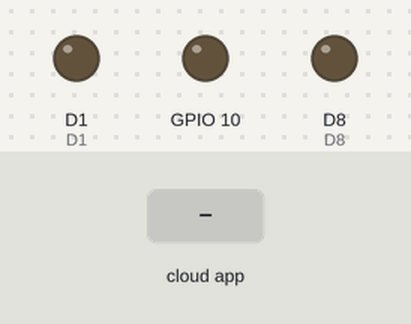
Recording of a sketch running on a simulated ESP8266 (NodeMCU). Shown: output pins drawn as LEDs (lit = HIGH). The test bench sets the inputs (shaded band). WiFi joins after 1.5 s; servers stay silent unless stated; pins used as bus, display or sensor lines are not drawn; what the sketch prints to the serial monitor is not drawn.

Above: at 0.4 s.
At 3.0 s:
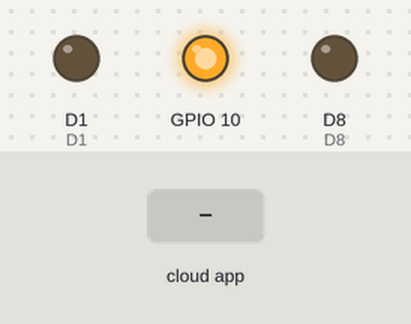
3.1 s: the phone or cloud app sets temp to 0
At 4.0 s:
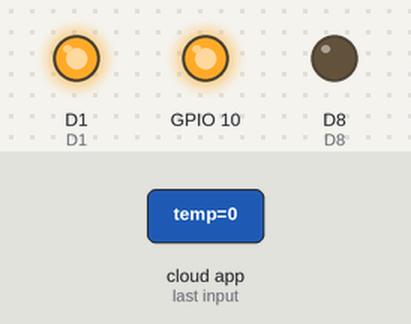
Timing chart, 0 to 6.1 s (numbered marks = the images above; inputs shaded):
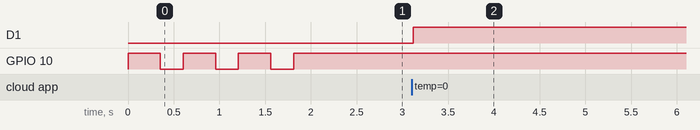

Measured:
- after the input at 3.1 s, D1: LOW → HIGH at once

The sketch:

suscripcion.ino
```cpp
#include <ESP8266WiFi.h>
#include "Adafruit_MQTT.h"
#include "Adafruit_MQTT_Client.h"


#define D0 16
#define D1 5
#define D2 4
#define D3 0
#define D4 2
#define D5 14
#define D6 12
#define D7 13
#define D8 15
#define D9 3
#define D10 1

int estado=0;
void MQTT_connect();

WiFiClient client;
Adafruit_MQTT_Client mqtt(&client,"13.92.159.101", 1883);
unsigned long previousMillis=0;

Adafruit_MQTT_Publish alive = Adafruit_MQTT_Publish(&mqtt,"/dispositivo2/alive");
Adafruit_MQTT_Subscribe temprec = Adafruit_MQTT_Subscribe(&mqtt, "/dispositivo1/temp");


void keepalive1(double x) {
  Serial.print("Hey we're in a slider callback, the slider value is: ");
  Serial.println(x);
}
void fococallback(double x) {
  Serial.println(x);
  if(x<10){
    digitalWrite(D1,HIGH);
  }else{
    digitalWrite(D1,LOW);
  }


}


void setup() {

  Serial.begin(115200);

  pinMode(D0,INPUT);
  pinMode(D1,OUTPUT);
  pinMode(D3,INPUT);
  pinMode(10,OUTPUT);
  pinMode(D4,OUTPUT);
  pinMode(D8,OUTPUT);
  pinMode(D6,OUTPUT);
  pinMode(D7,OUTPUT);
  digitalWrite(D4,HIGH);
  digitalWrite(10,HIGH);

  Serial.println(F("Iniciando...."));

  WiFi.persistent(false);
  WiFi.mode(WIFI_STA);


  Serial.println("intentado");
  char __ssssid[] = "mijo"; //  your network SSID (name)
  char __spasswd[] = "mijitrin";    // your network password (use for WPA, or use as key for WEP)
  WiFi.begin(__ssssid,__spasswd);

  int retries = 0;
  while ((WiFi.status() != WL_CONNECTED) && retries<=70) {
    retries++;
    digitalWrite(10,HIGH);
    Serial.print("*");
    //WiFi.begin(__sssid,__passwd);
    WiFi.begin(__ssssid,__spasswd);

    delay(350);
    digitalWrite(10,LOW);
    delay(250);
    Serial.print(".");
  }
  if (WiFi.status() == WL_CONNECTED) {
    Serial.println(F("WiFi conectado"));
    digitalWrite(10,HIGH);
    estado=1;
  }

  Serial.println(F("Conectado"));
  Serial.println(WiFi.status());
  temprec.setCallback(fococallback);

  mqtt.subscribe(&temprec);


}


void loop() {
mqtt.processPackets(10000);


unsigned long currentMillis = millis();


  if(currentMillis - previousMillis >= 2000) {
    previousMillis = currentMillis;


    //temp.publish(""+valor);
    alive.publish("1");

    if(! mqtt.ping()) {
      mqtt.disconnect();
    }


  }


  if(estado==0){
    Serial.println("E0");
    digitalWrite(10,LOW);
  }
  if(estado==1){
    MQTT_connect();
    Serial.print("");
    digitalWrite(10,HIGH);


  }


}


void MQTT_connect() {
  int8_t ret;

  // Stop if already connected.
  if (mqtt.connected()) {
    return;
  }

  Serial.print("Conectando a  MQTT... ");

  uint8_t retries = 10;
  while ((ret = mqtt.connect()) != 0) { // connect will return 0 for connected
       digitalWrite(D4,HIGH);
       Serial.println(mqtt.connectErrorString(ret));
       Serial.println("Reintentado Conexion...");
       mqtt.disconnect();
       delay(2000);  // wait 5 seconds
       retries--;
       if (retries == 0) {
         // basically die and wait for WDT to reset me
         while (1);
       }
  }
  Serial.println("Conectado al servidor MQTT!");
  digitalWrite(D4,LOW);

}
```
